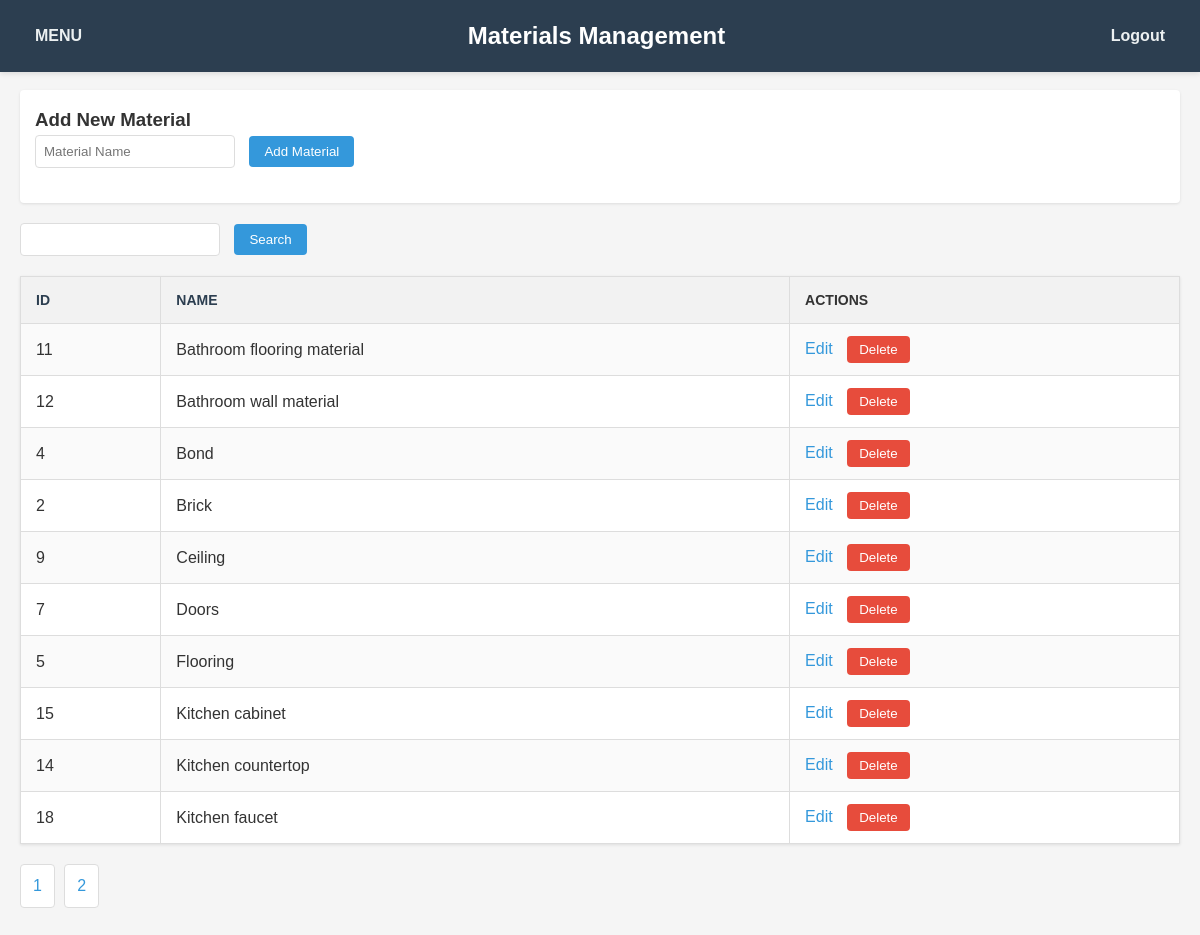
/admin/materials.php?sort=material_name&order=ASC (signed in), run on the app's committed database.
### tables this page shows
CREATE TABLE `materials` (
  `material_id` int(11) NOT NULL,
  `material_name` varchar(100) NOT NULL
);

### admin/materials.php (the view, shortened to what this page needs)
<?php
require_once 'db_connect.php';
$items_per_page = 10;
$page = isset($_GET['page']) ? (int)$_GET['page'] : 1;
$offset = ($page - 1) * $items_per_page;
$search = isset($_GET['search']) ? $_GET['search'] : '';
$sort = isset($_GET['sort']) ? $_GET['sort'] : 'material_id';
$order = isset($_GET['order']) ? $_GET['order'] : 'ASC';
$allowed_sorts = ['material_id', 'material_name'];
$sort = in_array($sort, $allowed_sorts) ? $sort : 'material_id';
$count_stmt = $pdo->prepare("SELECT COUNT(*) FROM materials WHERE material_name LIKE ?");
$count_stmt->execute(["%$search%"]);
$total_items = $count_stmt->fetchColumn();
$total_pages = ceil($total_items / $items_per_page);
$stmt = $pdo->prepare("SELECT * FROM materials WHERE material_name LIKE ? ORDER BY $sort $order LIMIT ? OFFSET ?");
$stmt->bindValue(1, "%$search%", PDO::PARAM_STR);
$stmt->bindValue(2, (int)$items_per_page, PDO::PARAM_INT);
$stmt->bindValue(3, (int)$offset, PDO::PARAM_INT);
$stmt->execute();
$materials = $stmt->fetchAll(PDO::FETCH_ASSOC);
?>
<!DOCTYPE html>
<html>
<head>
</head>
<body>
    <div class="navbar">
        <a href="../admin/menu.php" class="logout-link">MENU</a>
        <h2>Materials Management</h2>
        <a href="../login/logout.php" class="logout-link">Logout</a>
    </div>
    <div class="container">
        <div class="add-form">
            <h3>Add New Material</h3>
            <form method="POST">
                <input type="text" name="material_name" placeholder="Material Name" required>
                <input type="submit" name="add" value="Add Material">
            </form>
        </div>
        <form method="GET">
            <input type="text" name="search" value="<?php echo htmlspecialchars($search); ?>">
            <input type="submit" value="Search">
        </form>
        <table>
            <tr>
                <th><a href="?sort=material_id&order=<?php echo $order === 'ASC' ? 'DESC' : 'ASC'; ?>">ID</a></th>
                <th><a href="?sort=material_name&order=<?php echo $order === 'ASC' ? 'DESC' : 'ASC'; ?>">Name</a></th>
                <th>Actions</th>
            </tr>
            <?php foreach ($materials as $material): ?>
                <tr>
                    <td><?php echo $material['material_id']; ?></td>
                    <td><?php echo htmlspecialchars($material['material_name']); ?></td>
                    <td>
                        <a href="#" class="edit-btn" data-id="<?php echo $material['material_id']; ?>" data-name="<?php echo htmlspecialchars($material['material_name']); ?>">Edit</a>
                        <form method="POST" style="display:inline;">
                            <input type="submit" name="delete" value="Delete" onclick="return confirm('Are you sure?');">
                        </form>
                    </td>
                </tr>
            <?php endforeach; ?>
        </table>
        <?php
        for ($i = 1; $i <= $total_pages; $i++) {
            echo "<a href='?page=$i&sort=$sort&order=$order&search=" . urlencode($search) . "'>$i</a> ";
        }
        ?>
    </div>
</body>
</html>

### admin/materials.php (style rules this page uses)
* { margin: 0; padding: 0; box-sizing: border-box; }
body { font-family: Arial, sans-serif; background-color: #f5f5f5; color: #333; line-height: 1.6; }
.navbar { background-color: #2c3e50; padding: 15px 20px; position: fixed; top: 0; width: 100%; display: flex; justify-content: space-between; align-items: center; box-shadow: 0 2px 5px rgba(0,0,0,0.1); }
.navbar h2 { color: white; margin: 0; }
.logout-link { color: #ecf0f1; text-decoration: none; font-weight: bold; padding: 8px 15px; border-radius: 4px; transition: background-color 0.3s; }
.container { padding: 90px 20px 20px; max-width: 1200px; margin: 0 auto; }
form { margin-bottom: 20px; }
input[type="text"] { padding: 8px; width: 200px; border: 1px solid #ddd; border-radius: 4px; margin-right: 10px; }
input[type="submit"] { padding: 8px 15px; background-color: #3498db; color: white; border: none; border-radius: 4px; cursor: pointer; transition: background-color 0.3s; }
table { border-collapse: collapse; width: 100%; margin: 20px 0; background-color: white; box-shadow: 0 1px 3px rgba(0,0,0,0.1); }
th, td { border: 1px solid #ddd; padding: 12px 15px; text-align: left; }
th { background-color: #f2f2f2; font-weight: bold; text-transform: uppercase; font-size: 14px; }
tr:nth-child(even) { background-color: #fafafa; }
th a { color: #2c3e50; text-decoration: none; }
td a { color: #3498db; text-decoration: none; margin-right: 10px; }
input[name="delete"] { background-color: #e74c3c; color: white; border: none; padding: 6px 12px; border-radius: 4px; cursor: pointer; transition: background-color 0.3s; }
.container > a { display: inline-block; padding: 8px 12px; margin: 0 5px 10px 0; background-color: white; color: #3498db; text-decoration: none; border: 1px solid #ddd; border-radius: 4px; transition: all 0.3s; }
.add-form, .edit-modal { margin-bottom: 20px; padding: 15px; background-color: white; border-radius: 4px; box-shadow: 0 1px 3px rgba(0,0,0,0.1); }

### data on the page
materials: material_id "11", material_name "Bathroom flooring material"
materials: material_id "12", material_name "Bathroom wall material"
materials: material_id "4", material_name "Bond"
materials: material_id "2", material_name "Brick"
materials: material_id "9", material_name "Ceiling"
materials: material_id "7", material_name "Doors"
materials: material_id "5", material_name "Flooring"
materials: material_id "15", material_name "Kitchen cabinet"
materials: material_id "14", material_name "Kitchen countertop"
materials: material_id "18", material_name "Kitchen faucet"
